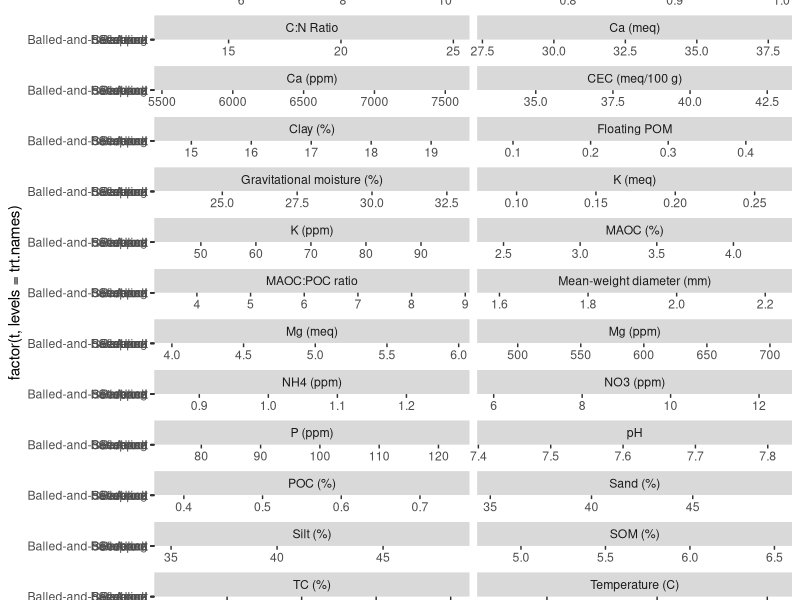
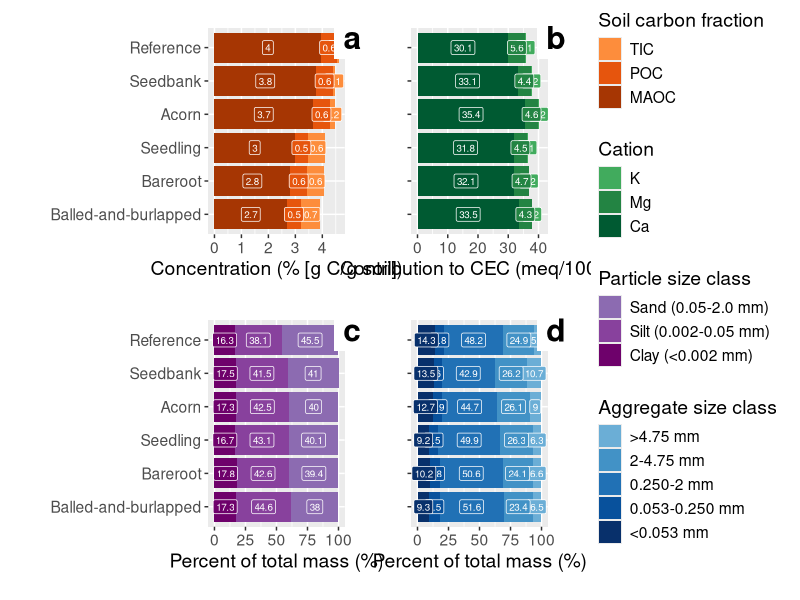
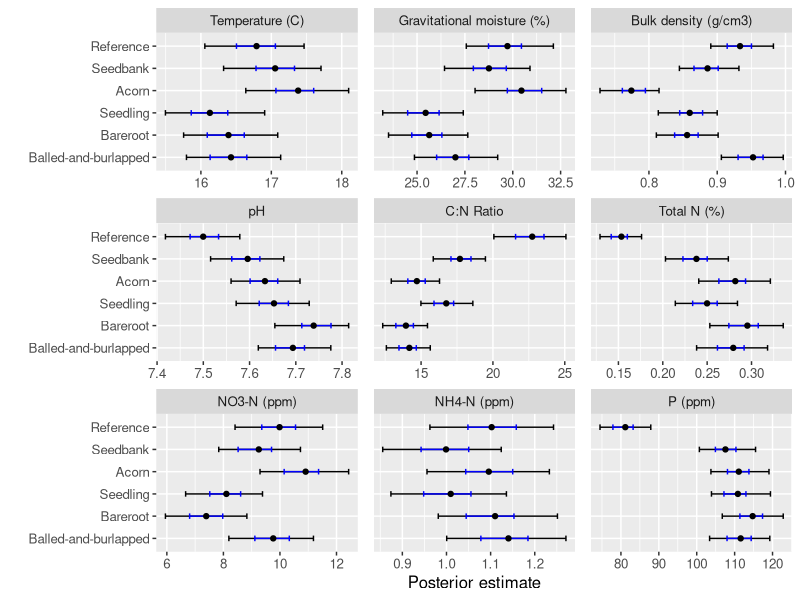
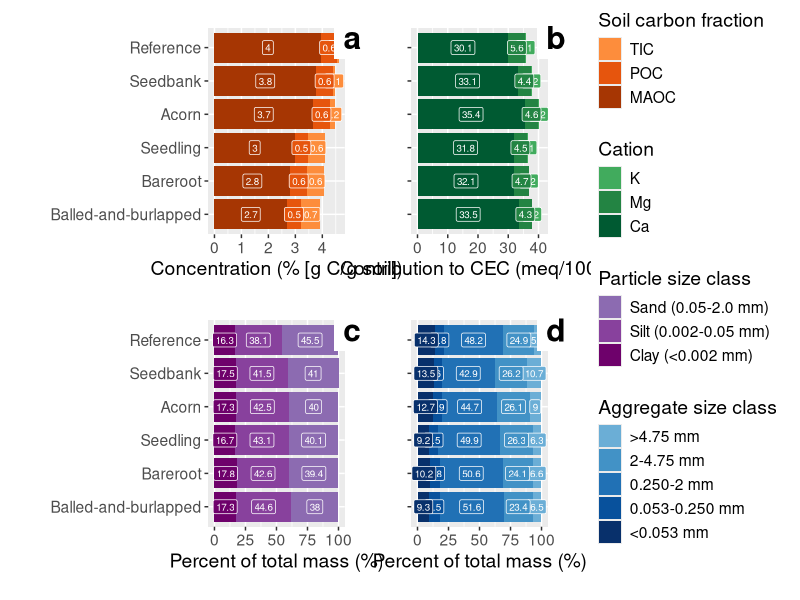
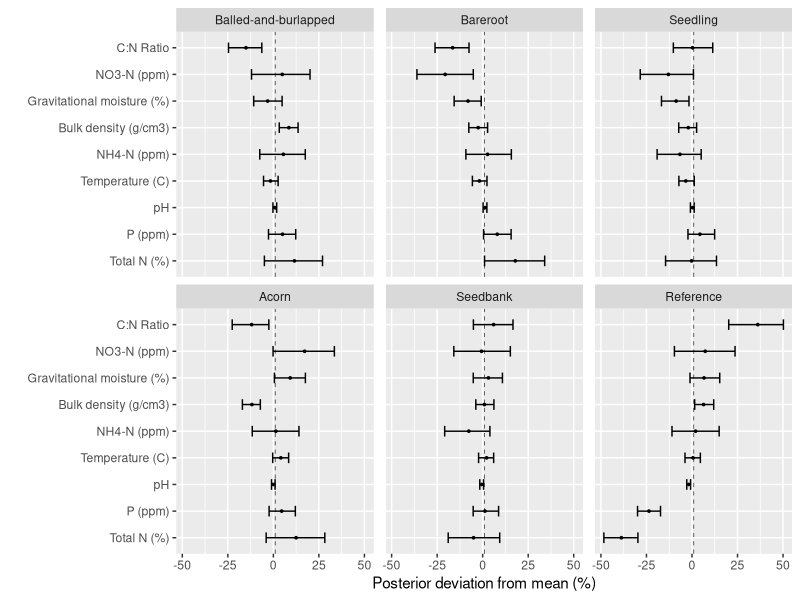

These charts were generated, in order, by the following R code: (Note: this script raises an error after producing the figures.)
path_to_soil_folder = "C:/Users/Chels/OneDrive - University of Illinois - Urbana/Ch1/Public-Repo/Soil_Analysis"
setwd(path_to_soil_folder)

library(ggplot2)
library(patchwork)
library(RColorBrewer)

################################################################################
### plot Bayesian model results for soil properties

# treatment names
trts = c("A","B","C","D","E","R")
trt.names = c("Balled-and-burlapped","Bareroot","Seedling","Acorn","Seedbank","Reference")

# variable labels
var.labels = c("SOM (%)","TOC (%)","TIC (%)","POC (%)","MAOC (%)","TC (%)","TN (%)","C:N Ratio",
               "Temperature (C)","Gravitational moisture (%)","Bulk density (g/cm3)",
               "Sand (%)","Silt (%)","Clay (%)","NO3 (ppm)","NH4 (ppm)","P (ppm)",
               "K (ppm)","Ca (ppm)","Mg (ppm)","K (meq)","Ca (meq)","Mg (meq)",
               "CEC (meq/100 g)","pH","Floating POM",
               ">4.75 mm","2 - 4.75 mm","250 \u03bcm - 2 mm","53 - 250 \u03bcm",
               "<53 \u03bcm","Mean-weight diameter (mm)")

# read in HPDIs
df.int = read.csv("Posteriors/All_Soil_Posterior_Intervals_ChainCount5.csv")

# print results for tables
i = 33
cbind(df.int[which(df.int$v == var.labels[i]),c("v","t")],
      round(df.int[which(df.int$v == var.labels[i]),c("mean","X5","X95")],1))
cbind(df.int[which(df.int$v == var.labels[i]),c("v","t")],
      round(df.int[which(df.int$v == var.labels[i]),c("mean","X5","X95")],2))
cbind(df.int[which(df.int$v == var.labels[i]),c("v","t")],
      round(df.int[which(df.int$v == var.labels[i]),c("mean","X5","X95")],3))

# plot all variables
ggplot(df.int, aes(y=factor(t, levels=trt.names), 
                   x=mean)) + 
       geom_errorbarh(aes(xmin=X5, xmax=X95), color="black") +
       geom_errorbarh(aes(xmin=X25, xmax=X75), color="blue") +
       geom_point() + 
       facet_wrap(.~v, scales="free_x",ncol=2)

################################################################################
### make combined plot for CEC, carbon fractions, texture, and aggregates

# stacked plot for aggregate size distribution
t.size = 14
ag.labs = c(">4.75 mm","2 - 4.75 mm","250 \u03bcm - 2 mm","53 - 250 \u03bcm","<53 \u03bcm")
df.stack.ag = df.int[which(df.int$v %in% ag.labs),]
df.stack.ag$position = rep(0, nrow(df.stack.ag))
for (i in 1:6) {
  df.trt = df.stack.ag[which(df.stack.ag$t == trt.names[i]),]
  trt.id = which(df.stack.ag$t == trt.names[i])
  df.trt$position = cumsum(df.trt[seq(5,1,-1),"mean"])[seq(5,1,-1)] - 1.5*df.trt$mean
  df.stack.ag[trt.id,"position"] = df.trt$position
}
ag.labs.new = c(">4.75 mm","2-4.75 mm","0.250-2 mm","0.053-0.250 mm","<0.053 mm")
df.stack.ag$lab = rep(0, nrow(df.stack.ag))
for (i in 1:5) {  df.stack.ag$lab[which(df.stack.ag$v == ag.labs[i])]  = ag.labs.new[i]  }
ag.palette <- tail(brewer.pal(12,"Blues"),5)
p.ag = ggplot(df.stack.ag, aes(y=factor(t, levels=trt.names), 
                               x=mean, 
                               fill=factor(lab, levels=ag.labs.new))) + 
              geom_bar(stat="identity",position="stack") +
              geom_label(aes(label = round(mean,1)), 
                         nudge_x = df.stack.ag$position,
                         color="white",
                         size=2.5, show.legend = FALSE) +
              labs(x="Percent of total mass (%)",
                   y="",fill="Aggregate size class") +
              scale_fill_manual(values=ag.palette) +
              theme(text=element_text(size=t.size),
                    axis.text.y = element_blank()) +
              coord_cartesian(xlim = c(0,100), clip="off") +
              theme(plot.margin=unit(c(1,1,1,1),"lines")) +
              geom_label(x=111.4,y=6.3,label="d",
                         color="black",fill=alpha("white",0.9),
                         label.r=unit(0,"pt"),label.size=0,
                         size=8,fontface="bold")

# stacked plot for particle size distribution
text.labs = c("Sand (%)","Silt (%)","Clay (%)")
df.stack.text = df.int[which(df.int$v %in% text.labs),]
df.stack.text$position = rep(0, nrow(df.stack.text))
df.stack.text$lower = rep(0, nrow(df.stack.text))
df.stack.text$upper = rep(0, nrow(df.stack.text))
for (i in 1:6) {
  df.trt = df.stack.text[which(df.stack.text$t == trt.names[i]),]
  trt.id = which(df.stack.text$t == trt.names[i])
  df.trt$position = cumsum(df.trt[seq(3,1,-1),"mean"])[seq(3,1,-1)] - 1.5*df.trt$mean
  df.stack.text[trt.id,"position"] = df.trt$position
  df.stack.text[trt.id,"lower"] = (cumsum(df.trt[seq(3,1,-1),"mean"]) - (df.trt[seq(3,1,-1),"mean"]-df.trt[seq(3,1,-1),"5"]))[seq(3,1,-1)]
  df.stack.text[trt.id,"upper"] = (cumsum(df.trt[seq(3,1,-1),"mean"]) + (df.trt[seq(3,1,-1),"95"]-df.trt[seq(3,1,-1),"mean"]))[seq(3,1,-1)] 
}
text.labs.new = c("Sand (0.05-2.0 mm)","Silt (0.002-0.05 mm)","Clay (<0.002 mm)")
df.stack.text$lab = rep(0, nrow(df.stack.text))
for (i in 1:3) { df.stack.text$lab[which(df.stack.text$v == text.labs[i])] = text.labs.new[i] }
text.palette <- tail(brewer.pal(7,"BuPu"),3)
p.text = ggplot(df.stack.text,
                aes(y=factor(t, levels=trt.names), 
                    x=mean, 
                    fill=factor(lab, levels=text.labs.new))) + 
                geom_bar(stat = "identity", position = "stack") +
                geom_label(aes(label = round(mean,1)), 
                           nudge_x = df.stack.text$position,
                           color="white",#fill="white",
                           size=2.5, show.legend = FALSE) +
                labs(x="Percent of total mass (%)",y="", 
                     fill="Particle size class") +
                scale_fill_manual(values=text.palette) +
                theme(text = element_text(size=t.size)) +
                coord_cartesian(xlim = c(0,100), clip="off") +
                theme(plot.margin=unit(c(1,1,1,1),"lines")) +
                geom_label(x=111.1,y=6.3,label="c",
                           color="black",fill=alpha("white",0.9),
                           label.r=unit(0,"pt"),label.size=0,
                           size=8,fontface="bold")
                
# stacked plot for carbon fractions
c.labs = c("TIC (%)","POC (%)","MAOC (%)")
df.stack.c = df.int[which(df.int$v %in% c.labs),]
df.stack.c$position = rep(0, nrow(df.stack.c))
for (i in 1:6) {
  df.trt = df.stack.c[which(df.stack.c$t == trt.names[i]),]
  trt.id = which(df.stack.c$t == trt.names[i])
  df.trt$position = cumsum(df.trt[seq(3,1,-1),"mean"])[seq(3,1,-1)] - 1.5*df.trt$mean
  df.stack.c[trt.id,"position"] = df.trt$position
}
c.labs.new = c("TIC","POC","MAOC")
df.stack.c$lab = rep(0, nrow(df.stack.c))
for (i in 1:3) { df.stack.c$lab[which(df.stack.c$v == c.labs[i])] = c.labs.new[i] }
c.palette <- tail(brewer.pal(6,"Oranges"),3)
p.c = ggplot(df.stack.c[which(df.stack.c$v %in% c.labs),], 
             aes(y=factor(t, levels=trt.names), x=mean, 
                 fill=factor(lab, levels=c.labs.new))) + 
             geom_bar(stat="identity",position="stack") +
             geom_label(aes(label = round(mean,1)), 
                        nudge_x = df.stack.c$position,
                        color="white",#fill="white",
                        size=2.5, show.legend = FALSE) +
             labs(x="Concentration (% [g C/g soil])",
                  y="",fill="Soil carbon fraction") + 
             scale_fill_manual(values=c.palette) +
             theme(text = element_text(size=t.size)) +
             coord_cartesian(xlim = c(0,4.6), clip="off") +
             theme(plot.margin=unit(c(1,1,1,1),"lines")) +
             geom_label(x=5.12,y=6.3,label="a",
                        color="black",fill=alpha("white",0.9),
                        label.r=unit(0,"pt"),label.size=0,
                        size=8,fontface="bold")

# stacked plot for cation exchange
meq.labs = c("K (meq)","Mg (meq)","Ca (meq)")
df.stack.meq = df.int[which(df.int$v %in% meq.labs),]
df.stack.meq$position = rep(0, nrow(df.stack.meq))
for (i in 1:6) {
  df.trt = df.stack.meq[which(df.stack.meq$t == trt.names[i]),]
  trt.id = which(df.stack.meq$t == trt.names[i])
  df.trt$position = cumsum(df.trt[c(2,3,1),"mean"])[c(3,1,2)] - 1.5*df.trt$mean
  df.stack.meq[trt.id,"position"] = df.trt$position
}
meq.labs.new = c("K","Mg","Ca")
df.stack.meq$lab = rep(0, nrow(df.stack.meq))
for (i in 1:3) { df.stack.meq$lab[which(df.stack.meq$v == meq.labs[i])] = meq.labs.new[i] }
meq.palette <- tail(brewer.pal(7,"YlGn"),3)
p.meq = ggplot(df.stack.meq, aes(x=mean,
               y=factor(t, levels=trt.names), 
               fill=factor(lab, levels=meq.labs.new))) + 
               geom_bar(stat="identity",position="stack") +
               geom_label(aes(label = round(mean,1)), 
                          nudge_x = df.stack.meq$position,
                          color="white",
                         size=2.5, show.legend=FALSE) +
               labs(x="Contribution to CEC (meq/100 g)",y="",
                    fill="Cation") +
               scale_fill_manual(values=meq.palette) +
               theme(text = element_text(size=t.size),
                     axis.text.y = element_blank()) +
               coord_cartesian(xlim = c(0,41), clip="off") +
               theme(plot.margin=unit(c(1,1,1,1),"lines")) +
               geom_label(x=45.7,y=6.3,label="b",
                          color="black",fill=alpha("white",0.9),
                          label.r=unit(0,"pt"),label.size=0,
                          size=8,fontface="bold")

p.upper = p.c + p.meq + plot_spacer() + plot_layout(widths=c(0.5,0.5,0))
p.lower = p.text + p.ag + plot_spacer() + plot_layout(widths=c(0.5,0.5,0))
p.all =  p.upper/p.lower + 
         plot_layout(guides = "collect") + 
         theme(legend.position = "right",
               plot.margin = unit(c(0,0,0,0),"mm"))
p.all
ggsave("Figures/Figure3_Carbon_CEC_Texture_Aggregates.jpeg", 
       plot=p.all, width=30, height=20, units="cm",dpi=600)

################################################################################
# plot all other chemical and physical variables

# points with whiskers
vars = c("Temperature (C)","Gravitational moisture (%)","Bulk density (g/cm3)",
         "pH","C:N Ratio","TN (%)","NO3 (ppm)","NH4 (ppm)","P (ppm)")
var.labels = c("Temperature (C)","Gravitational moisture (%)","Bulk density (g/cm3)",
               "pH","C:N Ratio","Total N (%)","NO3-N (ppm)","NH4-N (ppm)","P (ppm)")
df.plot = df.int[which(df.int$v %in% vars),]
df.plot$lab = rep(0, nrow(df.plot))
for (i in 1:length(vars)) { df.plot$lab[which(df.plot$v == vars[i])] = var.labels[i] }
ggplot(df.plot, 
       aes(y=factor(t, levels=trt.names), x=mean)) + 
           geom_errorbar(aes(xmin=`X5`, xmax=`X95`), 
                         width=0.25, color="black", 
                         position=position_dodge(width=0.5)) +
           geom_errorbar(aes(xmin=`X25`, xmax=`X75`), 
                         width=0.25, color="blue", 
                         position=position_dodge(width=0.5)) +
           geom_point(position=position_dodge(width=0.5)) +
           facet_wrap(.~factor(lab, levels=var.labels), 
                      scales="free_x", ncol=3) +
           theme(panel.spacing.x = unit(0.4, "cm")) +
           labs(y="",x="Posterior estimate") + 
           theme(text = element_text(size=12))

df.ref.sort = sort(df.plot$mean[which(df.plot$t == "Reference")]/df.plot$v.mean[which(df.plot$t == "Reference")]*100-100, index.return=T)
ref.v.order = df.plot$lab[which(df.plot$t == "Reference")]
p.chem.phys = ggplot(df.plot, aes(x=mean/v.mean*100-100,
                     y=factor(lab,levels=ref.v.order[df.ref.sort$ix]))) + 
                     geom_point(size=0.6) + 
                     geom_errorbar(aes(xmin=`X5`/v.mean*100-100, 
                                       xmax=`X95`/v.mean*100-100), 
                                   width=0.4,position=position_dodge(width=0.5)) +
                     geom_vline(xintercept=1,linewidth=0.2,linetype="dashed") +
                     facet_wrap(.~factor(t, levels=trt.names), ncol=3) +
                     labs(x="Posterior deviation from mean (%)",y="") +
                     theme(panel.spacing.x = unit(0.3,"cm"))
ggsave("Figures/Figure4_Nutrients_BD_Temp_Moisture_pH.jpeg", 
       plot=p.chem.phys,width=18,height=12,units="cm",dpi=600)


## plot continuous distributions
new.df = all.a[["som"]]
colnames(new.df) = trt.names
all.melt = melt(new.df, id.vars=trt.names)
all.melt$var = "SOM (%)"
all.melt = all.melt[,2:4]
colnames(all.melt) = c("trt","value","var")
for (i in 2:n.v.plot) {
  v = var.order[i]
  new.df = all.a[[v]]
  colnames(new.df) = trt.names
  melt.df = melt(new.df, id.vars=trt.names) 
  melt.df$var = var.labels[i]
  melt.df = melt.df[,2:4]
  colnames(melt.df) = c("trt","value","var")
  all.melt = rbind(all.melt, melt.df)
}

all.melt$var = factor(all.melt$var, levels=var.labels)
ggplot(all.melt, aes(x=value, fill=trt)) + 
       geom_density(alpha=0.5, linewidth=0.2) + 
       facet_wrap(.~var, scales = "free") +
       labs(y="Density",x="") + 
       theme(legend.title=element_blank())